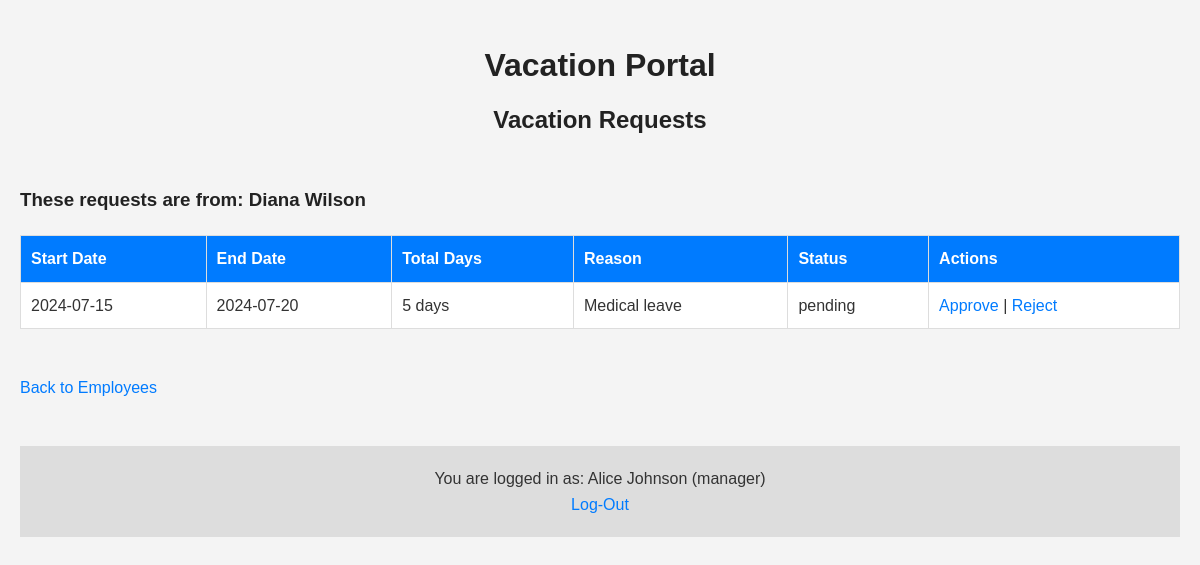
The app's page /manageRequestsForm.php?employee_code=1010104 (signed in) with its own data.
### tables this page shows
CREATE TABLE `users` (
  `employee_code` int(11) NOT NULL AUTO_INCREMENT,
  `full_name` varchar(100) NOT NULL,
  `email` varchar(100) NOT NULL,
  `password` varchar(255) NOT NULL,
  `role` enum('manager','employee') NOT NULL,
  `manager_code` int(7) NOT NULL,
  PRIMARY KEY (`employee_code`),
  UNIQUE KEY `email` (`email`)
);

CREATE TABLE `requests` (
  `id` int(11) NOT NULL AUTO_INCREMENT,
  `employee_code` int(11) NOT NULL,
  `start_date` date NOT NULL,
  `end_date` date NOT NULL,
  `reason` text NOT NULL,
  `status` enum('pending','approved','rejected') NOT NULL,
  `submitted_date` datetime DEFAULT CURRENT_TIMESTAMP,
  PRIMARY KEY (`id`),
  KEY `employee_code` (`employee_code`),
  CONSTRAINT `requests_ibfk_1` FOREIGN KEY (`employee_code`) REFERENCES `users` (`employee_code`) ON DELETE CASCADE
);

### src/utils.php (called while the page is built, shortened)
<?php
function getLoggedInUserInfo() {
    $fullName = htmlspecialchars($_SESSION['user_full_name'], ENT_QUOTES, 'UTF-8');
    $role = htmlspecialchars($_SESSION['user_role'], ENT_QUOTES, 'UTF-8');
    return "You are logged in as: " . $fullName . " (" . $role . ")";
}
function countWeekdays($start_date, $end_date) {
    $start = new DateTime($start_date);
    $end = new DateTime($end_date);
    $interval = new DateInterval('P1D');
    $dateRange = new DatePeriod($start, $interval, $end->modify('+1 day'));
    $weekdayCount = 0;
    foreach ($dateRange as $date) {
        if ($date->format('N') < 6) {
            $weekdayCount++;
        }
    }
    return $weekdayCount;
}
?>

### public/manageRequestsForm.php (the view, shortened to what this page needs)
<?php
include __DIR__ . '/../src/config.php';
include __DIR__ . '/../src/utils.php';
$employee_code = $_GET['employee_code'] ?? null;
$manager_code = $_SESSION['user_employee_code'];
$stmt = $connection->prepare("SELECT full_name FROM users WHERE employee_code = ? AND manager_code = ?");
$stmt->bind_param("ii", $employee_code, $manager_code);
$stmt->execute();
$employee_result = $stmt->get_result();
$employee = $employee_result->fetch_assoc();
$employee_full_name = $employee['full_name'] ?? 'Unknown Employee';
$stmt = $connection->prepare("
    SELECT r.id, r.start_date, r.end_date, r.reason, r.status
    FROM requests r
    JOIN users u ON r.employee_code = u.employee_code
    WHERE r.employee_code = ? AND u.manager_code = ?
");
$stmt->bind_param("ii", $employee_code, $manager_code);
$stmt->execute();
$result = $stmt->get_result();
?>
<!DOCTYPE html>
<html lang="en">
<head>
</head>
<body>
    <div class="main-title">
        <h1>Vacation Portal</h1>
        <h2>Vacation Requests</h2>
    </div>
    <br>
    <h3>These requests are from: <?php echo htmlspecialchars($employee_full_name); ?></h3>
    <?php if ($result->num_rows === 0): ?>
        <h2>No vacation requests found for this employee.</h2>
    <?php else: ?>
        <table border="1">
            <tr>
                <th>Start Date</th>
                <th>End Date</th>
                <th>Total Days</th>
                <th>Reason</th>
                <th>Status</th>
                <th>Actions</th>
            </tr>
            <?php while ($row = $result->fetch_assoc()): ?>
            <tr>
                <td><?php echo htmlspecialchars($row['start_date']); ?></td>
                <td><?php echo htmlspecialchars($row['end_date']); ?></td>
                <td><?php echo countWeekdays($row['start_date'], $row['end_date']) . " days"; ?></td>
                <td><?php echo htmlspecialchars($row['reason']); ?></td>
                <td><?php echo htmlspecialchars($row['status']); ?></td>
                <td>
                    <?php if ($row['status'] === 'pending'): ?>
                        <a href="manageRequests.php?id=<?php echo $row['id']; ?>&action=approved">Approve</a> |
                        <a href="manageRequests.php?id=<?php echo $row['id']; ?>&action=rejected">Reject</a>
                    <?php else: ?>
                        <em>No Actions Available</em>
                    <?php endif; ?>
                </td>
            </tr>
            <?php endwhile; ?>
        </table>
    <?php endif; ?>
    <br>
    <a href="manageUsersForm.php">Back to Employees</a>
    <br>
    <br>
    <footer>
        <div class="logout">
            <p><?php echo getLoggedInUserInfo(); ?></p>
            <a href="logout.php">Log-Out</a>
        </div>
    </footer>
</body>
</html>

### records on screen
users: full_name "Diana Wilson"
requests: start_date "2024-07-15", end_date "2024-07-20", countWeekdays($row['start_date'], $row['end_date']) "5", reason "Medical leave", status "pending"

### other values on screen
getLoggedInUserInfo() "You are logged in as: Alice Johnson (manager)"
